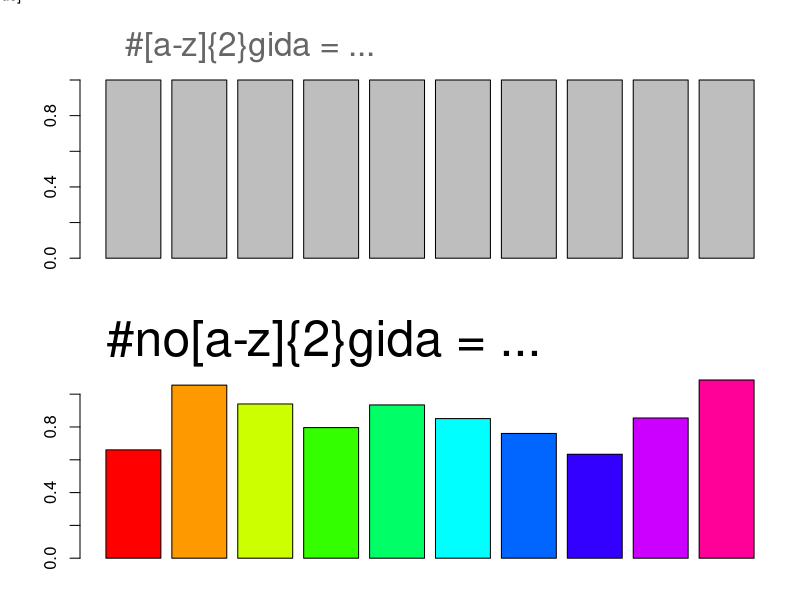

This chart was generated by the following R code:
plot.new 

par(mfrow=c(2,1),mar=c(2,4,4,1))
barplot(rep(1,10), main="")
mtext("#[a-z]{2}gida = ...", side=3, adj=.1, line=1, cex=2, col=rgb(.4,.4,.4))

barplot(runif(10,.5,1.5), col=rainbow(10), main="")
mtext("#no[a-z]{2}gida = ...", side=3, adj=.1, line=1, cex=3)

mtext("[schriftrolle.de via joyofdata.de]", side=0, adj=.9, line=.4, cex=.9)

